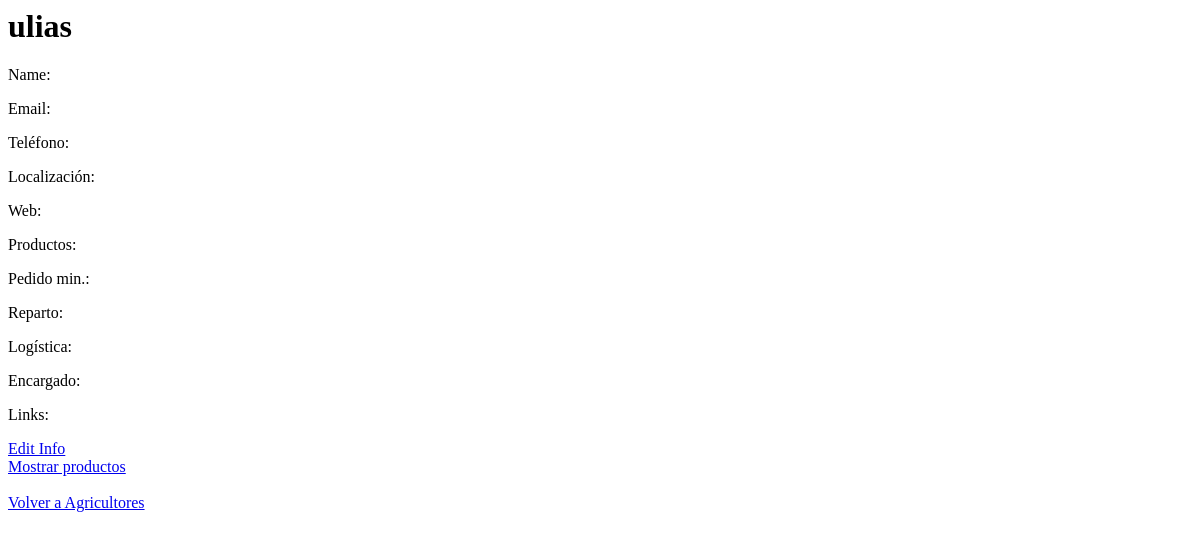
Page /agricultores/1/info (signed in) on the earlier database version.
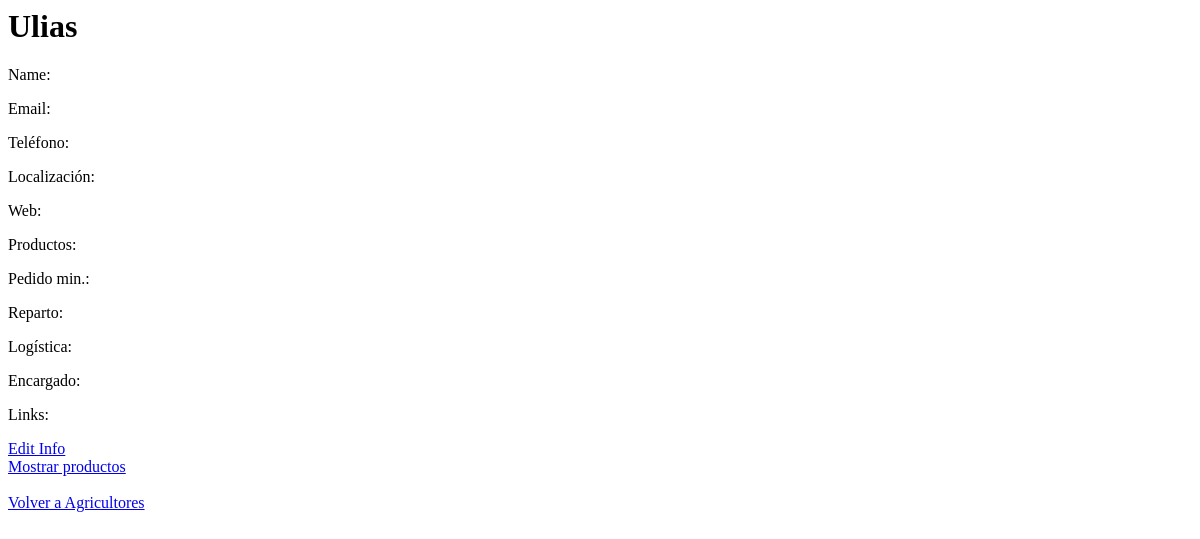
Same page on the later database version.
### application/models.py (models this page shows, shortened)
class Agricultor(db.Model):
	__tablename__ = 'agricultor'
	name = db.Column(db.String(80), nullable = False)
	id = db.Column(db.Integer, primary_key = True)
	def __init__(self, name):
		self.name = name
	def __repr__(self):
		return '<Agricultor %r>' % self.name

### application.py (the view)
@application.route('/agricultores/<int:agricultor_id>/info', methods=['GET'])
@login_required
def agricultorInfo(agricultor_id):
    db.session.commit()
    agricultor = db.session.query(Agricultor).filter_by(id=agricultor_id).one()
    item = db.session.query(Contact).filter_by(agricultor_id=agricultor.id).first()
    return render_template('agricultorinfo.html', agricultor=agricultor, item=item)

### application.py (called while the page is built)
@login_manager.user_loader
def load_user(user_id):
    return User.query.get(int(user_id))

### application/templates/agricultorinfo.html (shortened to what this page needs)
<html>
<head>
	<link rel=stylesheet type=text/css href="{{ url_for('static', filename='styles.css') }}">
</head>
<body>
<h1>{{agricultor.name}}</h1>
    <div class = 'info'>
		<p> Name: {{item.name}}</p>
		<p> Email: {{item.email}} </p>
		<p> Teléfono: {{item.phone}} </p>
		<p> Localización: {{item.location}} </p>
		<p> Web: {{item.website}} </p>
		<p> Productos: {{item.productos}} </p>
		<p> Pedido min.: {{item.pedido_minimo}} </p>
		<p> Reparto: {{item.diasreparto}} </p>
		<p> Logística: {{item.logistica}} </p>
		<p> Encargado: {{item.encargado}} </p>
		<p> Links: {{item.links}} </p>
	</div>
	<div class = "editdeletepane">
		<a href='{{url_for('editInfo',agricultor_id = agricultor.id)}}' >Edit Info</a></div>
	<div class = "editdeletepane">
	<div class = "menu">
		<a href='{{url_for('agricultorMenu',agricultor_id = agricultor.id)}}' >Mostrar productos</a>
	</div>
</div></br>
	<a href= "{{url_for('listaAgricultores')}}">Volver a Agricultores</a>
	</body>
</html>

Differences in the rows shown:
changed Agricultor: name "ulias" → "Ulias"
